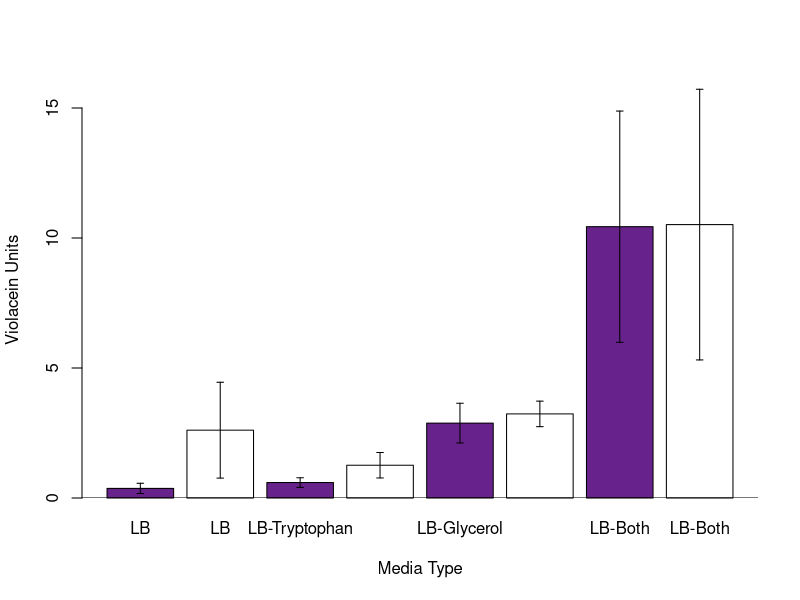

Source code (R):
# Media Violacein Analysis
# Jared Brewer
# Created: July 21, 2015
# Modified: July 21, 2015

# The end goal here is to perform an ANOVA and make a bar plot. 

media <- read.csv("./MediaViolacein_07212015_WJB.csv", header = T)

media.aov <- aov(Violacein~Media+Phenotype, data=media)
summary(media.aov)
TukeyHSD(media.aov)

# Graphing the data may require a little reformatting, but these two-level ANOVAs are great! 

media2 <- read.csv("./MediaViolacein_07222015_WJB.csv", header = T)

media.means <- c(mean(media2$PLB, na.rm=T), mean(media2$WLB, na.rm=T), mean(media2$PLBW, na.rm=T), mean(media2$WLBW, na.rm=T), mean(media2$PLBY, na.rm=T), mean(media2$WLBY, na.rm=T), mean(media2$PLBYW, na.rm=T), mean(media2$WLBYW, na.rm=T))
media.std <- c(sd(media2$PLB, na.rm=T), sd(media2$WLB, na.rm=T), sd(media2$PLBW, na.rm=T), sd(media2$WLBW, na.rm=T), sd(media2$PLBY, na.rm=T), sd(media2$WLBY, na.rm=T), sd(media2$PLBYW, na.rm=T), sd(media2$WLBYW, na.rm=T)) 
media.n <- c(sum(media2$PLB, na.rm=T)/mean(media2$PLB, na.rm=T), sum(media2$WLB, na.rm=T)/mean(media2$WLB, na.rm=T), sum(media2$PLBW, na.rm=T)/mean(media2$PLBW, na.rm=T), sum(media2$WLBW, na.rm=T)/mean(media2$WLBW, na.rm=T), sum(media2$PLBY, na.rm=T)/mean(media2$PLBY, na.rm=T), sum(media2$WLBY, na.rm=T)/mean(media2$WLBY, na.rm=T), sum(media2$PLBYW, na.rm=T)/mean(media2$PLBYW, na.rm=T), sum(media2$WLBYW, na.rm=T)/mean(media2$WLBYW, na.rm=T))
media.se <- c(media.std/sqrt(abs(media.n)))

media.bar <- barplot(media.means, names = c("LB", "LB", "LB-Tryptophan", "LB-Tryptophan", "LB-Glycerol", "LB-Glycerol", "LB-Both", "LB-Both"), xlab="Media Type", ylab="Violacein Units", ylim=c(0, 16), col=c("darkorchid4", "white"))
abline(h=0)
segments(media.bar, media.means+media.se, media.bar, media.means-media.se) 
# Applies vertical marks for standard error
segments(media.bar -0.05, media.means+media.se, media.bar +0.05, media.means+media.se) 
# Makes horizontal tick on positive SE
# Numbers determine the width of the ticks
segments(media.bar -0.05, media.means-media.se, media.bar +0.05, media.means-media.se) 